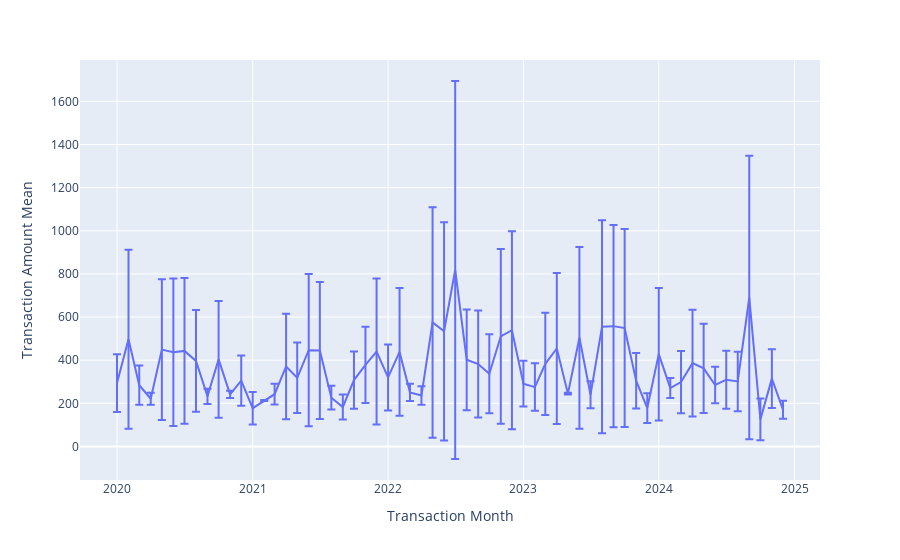

This figure's notebook cell:
### Code cell
# b. Gráfico promedio y desviación del precio de vivienda a través del tiempo
fig_4b= px.line(df_temporal, 
        y="Transaction Amount Mean", 
        x="Transaction Month", 
        error_y="Transaction Amount Std")
        
fig_4b.show()

### Figure 1 — Plotly figure (JSON) as saved in the notebook; plotly's stock layout.template omitted (floating-point values rounded to 4 significant figures)
{"data": [{"error_y": {"array": [133.7, 414.5, 90.88, 27.74, 326.5, 341.8, 337.6, 236.2, 35.25, 270.3, 16.54, 116.4, 75.35, 1.897, 47.96, 244.2, 163.2, 353.2, 317.6, 55.2, 58.0, 132.5, 177.0, 338.7, 152.9, 296.2, 39.58, 43.26, 534.4, 506.1, 876.2, 233.6, 248.0, 182.8, 405.2, 459.0, 106.5, 110.0, 237.1, 349.9, 3.883, 421.5, 62.24, 494.1, 468.9, 458.8, 129.0, 68.91, 307.0, 46.37, 144.7, 247.3, 207.1, 84.47, 134.5, 137.9, 657.4, 96.63, 136.4, 42.14]}, "hovertemplate": "Transaction Month=%{x}<br>Transaction Amount Mean=%{y}<extra></extra>", "legendgroup": "", "line": {"color": "#636efa", "dash": "solid"}, "marker": {"symbol": "circle"}, "mode": "lines", "name": "", "orientation": "v", "showlegend": false, "type": "scatter", "x": ["2020-01", "2020-02", "2020-03", "2020-04", "2020-05", "2020-06", "2020-07", "2020-08", "2020-09", "2020-10", "2020-11", "2020-12", "2021-01", "2021-02", "2021-03", "2021-04", "2021-05", "2021-06", "2021-07", "2021-08", "2021-09", "2021-10", "2021-11", "2021-12", "2022-01", "2022-02", "2022-03", "2022-04", "2022-05", "2022-06", "2022-07", "2022-08", "2022-09", "2022-10", "2022-11", "2022-12", "2023-01", "2023-02", "2023-03", "2023-04", "2023-05", "2023-06", "2023-07", "2023-08", "2023-09", "2023-10", "2023-11", "2023-12", "2024-01", "2024-02", "2024-03", "2024-04", "2024-05", "2024-06", "2024-07", "2024-08", "2024-09", "2024-10", "2024-11", "2024-12"], "xaxis": "x", "y": [293.7, 497.1, 284.1, 221.2, 449.1, 436.7, 442.9, 396.6, 232.6, 403.6, 241.7, 305.3, 177.3, 213.2, 242.2, 370.7, 318.3, 446.3, 445.2, 226.1, 182.5, 307.6, 378.4, 440.0, 320.1, 438.4, 250.8, 236.4, 574.9, 533.8, 818.1, 401.8, 381.9, 337.1, 510.5, 539.1, 291.1, 275.2, 383.1, 454.1, 244.9, 503.8, 239.9, 554.9, 557.8, 548.7, 304.8, 178.0, 427.9, 270.5, 298.3, 386.3, 361.9, 285.1, 309.7, 301.6, 690.4, 125.6, 314.4, 170.1], "yaxis": "y"}], "layout": {"legend": {"tracegroupgap": 0}, "margin": {"t": 60}, "xaxis": {"anchor": "y", "domain": [0, 1], "title": {"text": "Transaction Month"}}, "yaxis": {"anchor": "x", "domain": [0, 1], "title": {"text": "Transaction Amount Mean"}}}}
